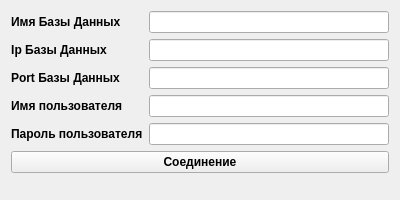
<?xml version="1.0" encoding="UTF-8"?>
<ui version="4.0">
 <class>ConnectDb</class>
 <widget class="QWidget" name="ConnectDb">
  <property name="geometry">
   <rect>
    <x>0</x>
    <y>0</y>
    <width>400</width>
    <height>200</height>
   </rect>
  </property>
  <property name="sizePolicy">
   <sizepolicy hsizetype="Fixed" vsizetype="Fixed">
    <horstretch>0</horstretch>
    <verstretch>0</verstretch>
   </sizepolicy>
  </property>
  <property name="minimumSize">
   <size>
    <width>400</width>
    <height>200</height>
   </size>
  </property>
  <property name="maximumSize">
   <size>
    <width>400</width>
    <height>200</height>
   </size>
  </property>
  <property name="windowTitle">
   <string>Connect To DB</string>
  </property>
  <layout class="QHBoxLayout" name="horizontalLayout">
   <item>
    <layout class="QFormLayout" name="formLayout">
     <item row="0" column="0">
      <widget class="QLabel" name="lb_dbName">
       <property name="font">
        <font>
         <pointsize>9</pointsize>
         <bold>true</bold>
        </font>
       </property>
       <property name="text">
        <string>Имя Базы Данных</string>
       </property>
      </widget>
     </item>
     <item row="0" column="1">
      <widget class="QLineEdit" name="le_dbName"/>
     </item>
     <item row="1" column="0">
      <widget class="QLabel" name="lb_dbHost">
       <property name="font">
        <font>
         <pointsize>9</pointsize>
         <bold>true</bold>
        </font>
       </property>
       <property name="text">
        <string>Ip Базы Данных</string>
       </property>
       <property name="scaledContents">
        <bool>false</bool>
       </property>
       <property name="alignment">
        <set>Qt::AlignCenter</set>
       </property>
      </widget>
     </item>
     <item row="1" column="1">
      <widget class="QLineEdit" name="le_dbHost"/>
     </item>
     <item row="2" column="0">
      <widget class="QLabel" name="lb_dbPort">
       <property name="font">
        <font>
         <pointsize>9</pointsize>
         <bold>true</bold>
        </font>
       </property>
       <property name="text">
        <string>Port Базы Данных</string>
       </property>
      </widget>
     </item>
     <item row="2" column="1">
      <widget class="QLineEdit" name="le_dbPort"/>
     </item>
     <item row="3" column="0">
      <widget class="QLabel" name="lb_userName">
       <property name="font">
        <font>
         <pointsize>9</pointsize>
         <bold>true</bold>
        </font>
       </property>
       <property name="text">
        <string>Имя пользователя</string>
       </property>
      </widget>
     </item>
     <item row="3" column="1">
      <widget class="QLineEdit" name="le_userName"/>
     </item>
     <item row="4" column="0">
      <widget class="QLabel" name="lb_userPass">
       <property name="font">
        <font>
         <pointsize>9</pointsize>
         <bold>true</bold>
        </font>
       </property>
       <property name="text">
        <string>Пароль пользователя</string>
       </property>
      </widget>
     </item>
     <item row="4" column="1">
      <widget class="QLineEdit" name="le_userPass">
       <property name="inputMethodHints">
        <set>Qt::ImhNone</set>
       </property>
      </widget>
     </item>
     <item row="5" column="0" colspan="2">
      <widget class="QPushButton" name="pb_dataConnect">
       <property name="font">
        <font>
         <bold>true</bold>
        </font>
       </property>
       <property name="text">
        <string>Соединение</string>
       </property>
      </widget>
     </item>
    </layout>
   </item>
  </layout>
 </widget>
 <resources/>
 <connections/>
</ui>
